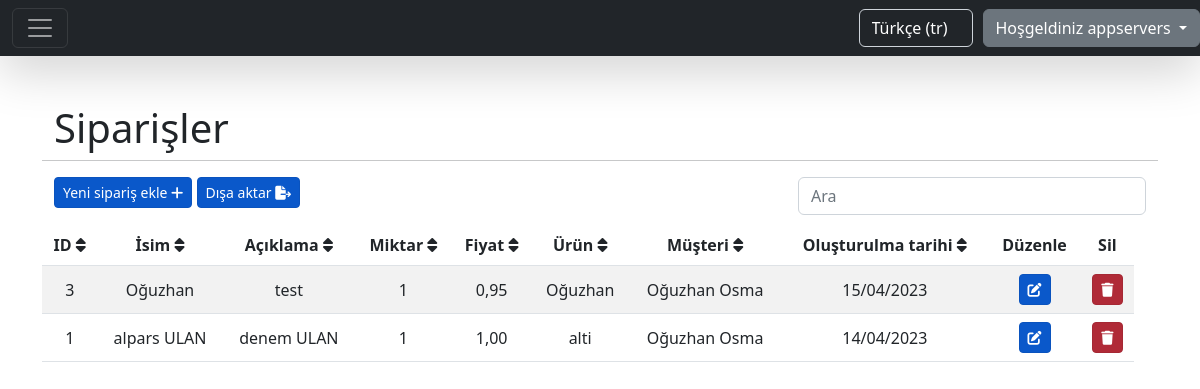
Screenshot of /tr/orders/ (signed in) with the database file from the repository.
### home/models.py (models this page shows, shortened)
class CompanyUser(AbstractBaseUser):
    company_name = models.CharField(max_length=255, unique=True)
    email = models.EmailField(max_length=255, unique=True)
    phone_number = models.CharField(max_length=15, unique=True)
    website = models.CharField(max_length=255, blank=True, null=True)
    address = models.CharField(max_length=255)
    is_active = models.BooleanField(default=True)
    is_admin = models.BooleanField(default=False)
    USERNAME_FIELD = 'email'
    REQUIRED_FIELDS = ['company_name', 'phone_number', 'address']
    objects = CompanyUserManager()

### product/models.py (models this page shows)
class Product(models.Model):
    name = models.CharField(max_length=30)
    description = models.CharField(max_length=100)
    amount = models.IntegerField()
    unit = models.CharField(max_length=20)
    price = models.DecimalField(max_digits=10, decimal_places=2)
    brand = models.ForeignKey(Brand, on_delete=models.CASCADE, related_name='brands')
    company = models.ForeignKey(CompanyUser, on_delete=models.CASCADE, related_name='products')
    created = models.DateField(auto_now_add=True)
    def __str__(self):
        return self.name

### order/models.py (models this page shows, shortened)
class Order(models.Model):
    name = models.CharField(max_length=30)
    description = models.CharField(max_length=100)
    amount = models.IntegerField()
    price = models.DecimalField(max_digits=10, decimal_places=2)
    product = models.ForeignKey(Product, on_delete=models.CASCADE, related_name='products')
    customer = models.ForeignKey(Customer, on_delete=models.CASCADE, related_name='customers')
    created = models.DateField(auto_now_add=True)

### customer/models.py (models this page shows)
class Customer(models.Model):
    name = models.CharField(max_length=100)
    surname = models.CharField(max_length=100)
    email = models.EmailField()
    phone = models.CharField(max_length=100)
    address = models.CharField(max_length=100)
    company = models.ForeignKey(CompanyUser, on_delete=models.CASCADE, related_name='customers', blank=True,
                                null=True)
    created = models.DateField(auto_now_add=True)
    def __str__(self):
        return self.name + ' ' + self.surname

### order/views.py (the view)
# urls.py: path('orders/', views.OrderListView.as_view(), name='orders.list'),
class OrderListView(LoginRequiredMixin, ListView):
    model = Order
    template_name = 'table_template.html'
    context_object_name = 'table_data'
    extra_context = {
        'header_data': [
            {'id': 'id', 'header': 'ID'},
            {'id': 'name', 'header': _('label:name')},
            {'id': 'description', 'header': _('label:description')},
            {'id': 'amount', 'header': _('label:amount')},
            {'id': 'price', 'header': _('label:price')},
            {'id': 'product', 'header': _('label:product_name')},
            {'id': 'customer', 'header': _('label:customer_name')},
            {'id': 'created', 'header': _('label:created_date')},
        ],
        'title': _('label:orders'),
        'create_path': 'create/',
        'update_path': 'update/',
        'delete_action': 'order',
        'not_found_text': _('message:order_not_found'),
        'add_new_text': _('label:add_new_order'),
    }
    login_url = settings.LOGIN_URL
    def get_queryset(self):
        query, order_by, value = queryParser.queryParser(self, 'name')
        products = self.request.user.products.all()
        if query and query != '':
            return Order.objects.filter(product__in=products, name__icontains=query).order_by(
                order_by) or Order.objects.filter(
                product__in=products, description__icontains=query).order_by(order_by) or Order.objects.filter(
                product__in=products, amount__icontains=query).order_by(order_by) or Order.objects.filter(
                product__in=products, price__icontains=query).order_by(order_by) or Order.objects.filter(
                product__in=products, created__icontains=query).order_by(order_by)
        else:
            return Order.objects.filter(product__in=products).order_by(order_by)
    def get_context_data(self, **kwargs):
        context = super(OrderListView, self).get_context_data(**kwargs)
        new_context = dict()
        for item in context['table_data']:
            new_context[item.id] = {
                'id': item.id,
                'name': item.name,
                'description': item.description,
                'amount': item.amount,
                'price': item.price,
                'product': item.product,
                'customer': item.customer,
                'created': date_format(item.created, 'd/m/Y', use_l10n=True)
            }
        context['table_data'] = new_context
        return context

### utils/queryParser.py (called while the page is built)
def queryParser(self, default):
    query = self.request.GET.get('query')
    order_by = self.request.GET.get('order_by')
    value = self.request.GET.get('value')
    if order_by is None or order_by == '':
        order_by = default
    if value is None or value == '':
        value = 'asc'
    if value == 'desc':
        order_by = '-' + order_by
    return query, order_by, value

### static/templates/table_template.html (shortened to what this page needs)
{% extends "base.html" %}
{% load static %}
{% load i18n %}
{% block content %}
    <div class="container">
        <div class="row">
            <div class="col-12" style="text-align: left">
                <h1>{{ title }}</h1>
            </div>
            <hr/>
        </div>
        <div class="row">
            <div class="col-8" style="text-align: left">
                <a href="{{ request.path }}{{ create_path }}" class="btn btn-primary btn-sm active" role="button"
                   aria-pressed="true">{{ add_new_text }}
                    <i class="fas fa-plus"></i>
                </a>
                <a onclick="exportTable()" class="btn btn-primary btn-sm active"
                   role="button"
                   aria-pressed="true">{% trans 'label:export_button' %}
                    <i class="fas fa-file-export"></i>
                </a>
            </div>
            <div class="col-4" style="text-align: right">
                <form method="get">
                    <input type="search" class="form-control rounded" placeholder="{% trans 'label:search' %}"
                           aria-label="Search"
                           aria-describedby="search-addon" name="query"/>
                </form>
            </div>
        </div>
        <div class="row">
            <div class="row table-responsive" style="margin-top: 10px">
                <table class="table table-striped" id="tableToExport">
                    <thead>
                    <tr>
                        {% for data in header_data %}
                            <th scope="col">{{ data.header }}&nbsp;<i
                                    style="cursor:pointer;display: {% if table_data|length <= 1 %} none {% else %} inline-block{% endif %}"
                                    onclick="sort(this, {{ table_data|length }})"
                                    id="{{ data.id }}"
                                    class="fa fa-sort"></i>
                            </th>
                        {% endfor %}
                        <th scope="col">{% trans 'label:edit_text' %}</th>
                        <th scope="col">{% trans 'label:delete_text' %}</th>
                    </tr>
                    </thead>
                    <tbody>
                    {% for data in table_data.values %}
                        <tr>
                            {% for value in data.values %}
                                <td class="align-middle">{{ value }} </td>
                            {% endfor %}
                            <td class="align-middle">
                                <a href="{{ request.path }}{{ data.id }}/{{ update_path }}"
                                   class="btn btn-primary btn-sm active"
                                   role="button"><i
                                        class="fas fa-edit"></i></a>
                            </td>
                            <td class="align-middle">
                                <form> {% csrf_token %}
                                    <a class="btn btn-danger btn-sm active" role="button"
                                       onclick="deleteAction('{{ delete_action }}' ,{{ data.id }})"><i
                                            class="fas fa-trash"></i></a>
                                </form>
                            </td>
                        </tr>
                    {% empty %}
                        <tr>
                            <td colspan="12" style="text-align: center">{{ not_found_text }}</td>
                        </tr>
                    {% endfor %}
                    </tbody>
                </table>
            </div>
        </div>
    </div>
{% endblock %}

### static/templates/base.html (shortened to what this page needs)
{% load static %}
{% load i18n %}
<!doctype html>
<html>
<head>
    <link rel="stylesheet" href="{% static 'css/style.css' %}">
    <link rel="stylesheet" href="https://cdn.jsdelivr.net/npm/bootstrap@5.2.3/dist/css/bootstrap.min.css"
>
    <link rel="stylesheet" href="https://use.fontawesome.com/releases/v5.15.4/css/fontawesome.css"
/>
    <link rel="stylesheet" href="https://cdn.jsdelivr.net/npm/sweetalert2@11.7.3/dist/sweetalert2.min.css">
    <link rel="stylesheet" href="https://cdnjs.cloudflare.com/ajax/libs/font-awesome/6.3.0/css/all.min.css">
</head>
<body>
<nav class="navbar navbar-dark bg-dark shadow-lg">
    {% if user.is_authenticated %}
        <div class="col-md-6">
            <div class="container-fluid">
                <button class="navbar-toggler" type="button" data-bs-toggle="collapse"
                        data-bs-target="#navbarToggleExternalContent" aria-controls="navbarToggleExternalContent"
                        aria-expanded="false" aria-label="Toggle navigation">
                    <span class="navbar-toggler-icon"></span>
                </button>
            </div>
        </div>
    {% else %}
        <div class="col-md-6"></div>
    {% endif %}
    <div class="col-md-6 d-flex justify-content-end">
        <form action="{% url "set_language" %}" method="post" class="navbar-form navbar-right"
              style="margin-right: 10px" id="language_form">
            <select class="form-control bg-dark text-white" name="language" onchange="this.form.submit()">
                {% get_current_language as LANGUAGE_CODE %}
                {% get_available_languages as LANGUAGES %}
                {% get_language_info_list for LANGUAGES as languages %}
                {% for language in languages %}
                    <option value="{{ language.code }}"{% if language.code == LANGUAGE_CODE %}
                            selected{% endif %}>
                        {{ language.name_local|capfirst }} ({{ language.code }})
                    </option>
                {% endfor %}
            </select>
        </form>
        {% if user.is_authenticated %}
            <div class="btn-group">
                <a type="button" class="btn btn-secondary dropdown-toggle" data-bs-toggle="dropdown"
                   data-bs-display="static" aria-expanded="false">
                    {% trans 'label:welcome' %} {{ user.company_name }}
                </a>
            </div>
        {% endif %}
    </div>
</nav>
<div class="my-5 text-center container">
    {% block content %}
    {% endblock %}
</div>
</body>
</html>

### rows the page displays
CompanyUser: company_name "appservers"
Product: values "3" "1" "15/04/2023", name "Oğuzhan"
Order: values "Oğuzhan" "test" "0,95"
Customer: name+surname "Oğuzhan Osma"
Product: values "1" "1" "14/04/2023", name "alti"
Order: values "alpars ULAN" "denem ULAN" "1,00"

### other values shown
{{ title }} "Siparişler"
{{ add_new_text }} "Yeni sipariş ekle"
{{ data.header }} "ID" "İsim" "Açıklama" "Miktar" "Fiyat" "Ürün" "Müşteri" "Oluşturulma tarihi"
form field language "Türkçe (tr)"
